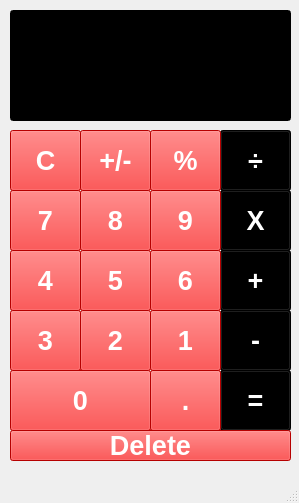
<?xml version="1.0" encoding="UTF-8"?>
<ui version="4.0">
 <class>MainWindow</class>
 <widget class="QMainWindow" name="MainWindow">
  <property name="geometry">
   <rect>
    <x>0</x>
    <y>0</y>
    <width>299</width>
    <height>503</height>
   </rect>
  </property>
  <property name="font">
   <font>
    <family>Arial</family>
   </font>
  </property>
  <property name="windowTitle">
   <string>Silayman's Calculator</string>
  </property>
  <widget class="QWidget" name="centralwidget">
   <widget class="QPushButton" name="pushButton_3">
    <property name="geometry">
     <rect>
      <x>220</x>
      <y>130</y>
      <width>71</width>
      <height>61</height>
     </rect>
    </property>
    <property name="font">
     <font>
      <family>Arial</family>
      <pointsize>20</pointsize>
      <weight>75</weight>
      <bold>true</bold>
     </font>
    </property>
    <property name="styleSheet">
     <string notr="true">color: rgb(255, 255, 255);
background-color: rgb(0, 0, 0);</string>
    </property>
    <property name="text">
     <string>÷</string>
    </property>
   </widget>
   <widget class="QPushButton" name="pushButton_7">
    <property name="geometry">
     <rect>
      <x>10</x>
      <y>130</y>
      <width>71</width>
      <height>61</height>
     </rect>
    </property>
    <property name="font">
     <font>
      <family>Arial</family>
      <pointsize>20</pointsize>
      <weight>75</weight>
      <bold>true</bold>
     </font>
    </property>
    <property name="styleSheet">
     <string notr="true">background-color: rgb(255, 0, 0);
color: rgb(255, 255, 255);</string>
    </property>
    <property name="text">
     <string>C</string>
    </property>
   </widget>
   <widget class="QPushButton" name="pushButton_8">
    <property name="geometry">
     <rect>
      <x>80</x>
      <y>130</y>
      <width>71</width>
      <height>61</height>
     </rect>
    </property>
    <property name="font">
     <font>
      <family>Arial</family>
      <pointsize>20</pointsize>
      <weight>75</weight>
      <bold>true</bold>
     </font>
    </property>
    <property name="styleSheet">
     <string notr="true">background-color: rgb(255, 0, 0);
color: rgb(255, 255, 255);</string>
    </property>
    <property name="text">
     <string>+/-</string>
    </property>
   </widget>
   <widget class="QPushButton" name="pushButton_9">
    <property name="geometry">
     <rect>
      <x>150</x>
      <y>130</y>
      <width>71</width>
      <height>61</height>
     </rect>
    </property>
    <property name="font">
     <font>
      <family>Arial</family>
      <pointsize>20</pointsize>
      <weight>75</weight>
      <bold>true</bold>
     </font>
    </property>
    <property name="styleSheet">
     <string notr="true">background-color: rgb(255, 0, 0);
color: rgb(255, 255, 255);</string>
    </property>
    <property name="text">
     <string>%</string>
    </property>
   </widget>
   <widget class="QPushButton" name="pushButton_4">
    <property name="geometry">
     <rect>
      <x>220</x>
      <y>190</y>
      <width>71</width>
      <height>61</height>
     </rect>
    </property>
    <property name="font">
     <font>
      <family>Arial</family>
      <pointsize>20</pointsize>
      <weight>75</weight>
      <bold>true</bold>
     </font>
    </property>
    <property name="styleSheet">
     <string notr="true">color: rgb(255, 255, 255);
background-color: rgb(0, 0, 0);</string>
    </property>
    <property name="text">
     <string>X</string>
    </property>
   </widget>
   <widget class="QPushButton" name="pushButton_5">
    <property name="geometry">
     <rect>
      <x>220</x>
      <y>250</y>
      <width>71</width>
      <height>61</height>
     </rect>
    </property>
    <property name="font">
     <font>
      <family>Arial</family>
      <pointsize>20</pointsize>
      <weight>75</weight>
      <bold>true</bold>
     </font>
    </property>
    <property name="styleSheet">
     <string notr="true">color: rgb(255, 255, 255);
background-color: rgb(0, 0, 0);</string>
    </property>
    <property name="text">
     <string>+</string>
    </property>
   </widget>
   <widget class="QPushButton" name="pushButton_6">
    <property name="geometry">
     <rect>
      <x>220</x>
      <y>310</y>
      <width>71</width>
      <height>61</height>
     </rect>
    </property>
    <property name="font">
     <font>
      <family>Arial</family>
      <pointsize>20</pointsize>
      <weight>75</weight>
      <bold>true</bold>
     </font>
    </property>
    <property name="styleSheet">
     <string notr="true">color: rgb(255, 255, 255);
background-color: rgb(0, 0, 0);</string>
    </property>
    <property name="text">
     <string>-</string>
    </property>
   </widget>
   <widget class="QPushButton" name="pushButton_10">
    <property name="geometry">
     <rect>
      <x>220</x>
      <y>370</y>
      <width>71</width>
      <height>61</height>
     </rect>
    </property>
    <property name="font">
     <font>
      <family>Arial</family>
      <pointsize>20</pointsize>
      <weight>75</weight>
      <bold>true</bold>
     </font>
    </property>
    <property name="styleSheet">
     <string notr="true">color: rgb(255, 255, 255);
background-color: rgb(0, 0, 0);</string>
    </property>
    <property name="text">
     <string>=</string>
    </property>
   </widget>
   <widget class="QPushButton" name="pushButton_11">
    <property name="geometry">
     <rect>
      <x>150</x>
      <y>370</y>
      <width>71</width>
      <height>61</height>
     </rect>
    </property>
    <property name="font">
     <font>
      <family>Arial</family>
      <pointsize>20</pointsize>
      <weight>75</weight>
      <bold>true</bold>
     </font>
    </property>
    <property name="styleSheet">
     <string notr="true">background-color: rgb(255, 0, 0);
color: rgb(255, 255, 255);</string>
    </property>
    <property name="text">
     <string>.</string>
    </property>
   </widget>
   <widget class="QPushButton" name="pushButton_12">
    <property name="geometry">
     <rect>
      <x>150</x>
      <y>190</y>
      <width>71</width>
      <height>61</height>
     </rect>
    </property>
    <property name="font">
     <font>
      <family>Arial</family>
      <pointsize>20</pointsize>
      <weight>75</weight>
      <bold>true</bold>
     </font>
    </property>
    <property name="styleSheet">
     <string notr="true">background-color: rgb(255, 0, 0);
color: rgb(255, 255, 255);</string>
    </property>
    <property name="text">
     <string>9</string>
    </property>
   </widget>
   <widget class="QPushButton" name="pushButton_13">
    <property name="geometry">
     <rect>
      <x>80</x>
      <y>190</y>
      <width>71</width>
      <height>61</height>
     </rect>
    </property>
    <property name="font">
     <font>
      <family>Arial</family>
      <pointsize>20</pointsize>
      <weight>75</weight>
      <bold>true</bold>
     </font>
    </property>
    <property name="styleSheet">
     <string notr="true">background-color: rgb(255, 0, 0);
color: rgb(255, 255, 255);</string>
    </property>
    <property name="text">
     <string>8</string>
    </property>
   </widget>
   <widget class="QPushButton" name="pushButton_14">
    <property name="geometry">
     <rect>
      <x>10</x>
      <y>190</y>
      <width>71</width>
      <height>61</height>
     </rect>
    </property>
    <property name="font">
     <font>
      <family>Arial</family>
      <pointsize>20</pointsize>
      <weight>75</weight>
      <bold>true</bold>
     </font>
    </property>
    <property name="styleSheet">
     <string notr="true">background-color: rgb(255, 0, 0);
color: rgb(255, 255, 255);</string>
    </property>
    <property name="text">
     <string>7</string>
    </property>
   </widget>
   <widget class="QPushButton" name="pushButton_15">
    <property name="geometry">
     <rect>
      <x>150</x>
      <y>250</y>
      <width>71</width>
      <height>61</height>
     </rect>
    </property>
    <property name="font">
     <font>
      <family>Arial</family>
      <pointsize>20</pointsize>
      <weight>75</weight>
      <bold>true</bold>
     </font>
    </property>
    <property name="styleSheet">
     <string notr="true">background-color: rgb(255, 0, 0);
color: rgb(255, 255, 255);</string>
    </property>
    <property name="text">
     <string>6</string>
    </property>
   </widget>
   <widget class="QPushButton" name="pushButton_16">
    <property name="geometry">
     <rect>
      <x>80</x>
      <y>250</y>
      <width>71</width>
      <height>61</height>
     </rect>
    </property>
    <property name="font">
     <font>
      <family>Arial</family>
      <pointsize>20</pointsize>
      <weight>75</weight>
      <bold>true</bold>
     </font>
    </property>
    <property name="styleSheet">
     <string notr="true">background-color: rgb(255, 0, 0);
color: rgb(255, 255, 255);</string>
    </property>
    <property name="text">
     <string>5</string>
    </property>
   </widget>
   <widget class="QPushButton" name="pushButton_17">
    <property name="geometry">
     <rect>
      <x>10</x>
      <y>250</y>
      <width>71</width>
      <height>61</height>
     </rect>
    </property>
    <property name="font">
     <font>
      <family>Arial</family>
      <pointsize>20</pointsize>
      <weight>75</weight>
      <bold>true</bold>
     </font>
    </property>
    <property name="styleSheet">
     <string notr="true">background-color: rgb(255, 0, 0);
color: rgb(255, 255, 255);</string>
    </property>
    <property name="text">
     <string>4</string>
    </property>
   </widget>
   <widget class="QPushButton" name="pushButton_18">
    <property name="geometry">
     <rect>
      <x>10</x>
      <y>310</y>
      <width>71</width>
      <height>61</height>
     </rect>
    </property>
    <property name="font">
     <font>
      <family>Arial</family>
      <pointsize>20</pointsize>
      <weight>75</weight>
      <bold>true</bold>
     </font>
    </property>
    <property name="styleSheet">
     <string notr="true">background-color: rgb(255, 0, 0);
color: rgb(255, 255, 255);</string>
    </property>
    <property name="text">
     <string>3</string>
    </property>
   </widget>
   <widget class="QPushButton" name="pushButton_19">
    <property name="geometry">
     <rect>
      <x>150</x>
      <y>310</y>
      <width>71</width>
      <height>61</height>
     </rect>
    </property>
    <property name="font">
     <font>
      <family>Arial</family>
      <pointsize>20</pointsize>
      <weight>75</weight>
      <bold>true</bold>
     </font>
    </property>
    <property name="styleSheet">
     <string notr="true">background-color: rgb(255, 0, 0);
color: rgb(255, 255, 255);</string>
    </property>
    <property name="text">
     <string>1</string>
    </property>
   </widget>
   <widget class="QPushButton" name="pushButton_20">
    <property name="geometry">
     <rect>
      <x>80</x>
      <y>310</y>
      <width>71</width>
      <height>61</height>
     </rect>
    </property>
    <property name="font">
     <font>
      <family>Arial</family>
      <pointsize>20</pointsize>
      <weight>75</weight>
      <bold>true</bold>
     </font>
    </property>
    <property name="styleSheet">
     <string notr="true">background-color: rgb(255, 0, 0);
color: rgb(255, 255, 255);</string>
    </property>
    <property name="text">
     <string>2</string>
    </property>
   </widget>
   <widget class="QPushButton" name="pushButton_21">
    <property name="geometry">
     <rect>
      <x>10</x>
      <y>370</y>
      <width>141</width>
      <height>61</height>
     </rect>
    </property>
    <property name="font">
     <font>
      <family>Arial</family>
      <pointsize>20</pointsize>
      <weight>75</weight>
      <bold>true</bold>
     </font>
    </property>
    <property name="styleSheet">
     <string notr="true">background-color: rgb(255, 0, 0);
color: rgb(255, 255, 255);</string>
    </property>
    <property name="text">
     <string>0</string>
    </property>
   </widget>
   <widget class="QLineEdit" name="lineEdit">
    <property name="geometry">
     <rect>
      <x>10</x>
      <y>10</y>
      <width>281</width>
      <height>111</height>
     </rect>
    </property>
    <property name="font">
     <font>
      <pointsize>32</pointsize>
     </font>
    </property>
    <property name="styleSheet">
     <string notr="true">
color: rgb(255, 255, 255);
background-color: rgb(0, 0, 0);</string>
    </property>
   </widget>
   <widget class="QPushButton" name="pushButton_22">
    <property name="geometry">
     <rect>
      <x>10</x>
      <y>430</y>
      <width>281</width>
      <height>31</height>
     </rect>
    </property>
    <property name="font">
     <font>
      <family>Arial</family>
      <pointsize>20</pointsize>
      <weight>75</weight>
      <bold>true</bold>
     </font>
    </property>
    <property name="styleSheet">
     <string notr="true">background-color: rgb(255, 0, 0);
color: rgb(255, 255, 255);</string>
    </property>
    <property name="text">
     <string>Delete</string>
    </property>
   </widget>
  </widget>
  <widget class="QMenuBar" name="menubar">
   <property name="geometry">
    <rect>
     <x>0</x>
     <y>0</y>
     <width>299</width>
     <height>21</height>
    </rect>
   </property>
  </widget>
  <widget class="QStatusBar" name="statusbar"/>
 </widget>
 <resources/>
 <connections/>
</ui>
